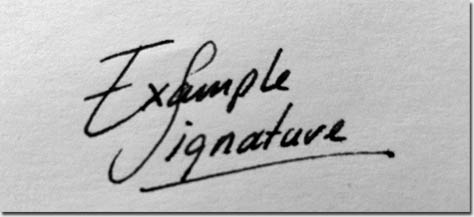
#> input picture signature_sketch.jpg, 474 x 217 px
$ python preprocess.py
#> lines starting #> are read from the running program, lines starting #| are printed output that depends on the picture; after the words box and inside, x2 and y2 are one past the last pixel; in counts of white or black regions, pixels touching at a corner belong together
"""

Pre-Processing
Uses: CV2
Classical filters

"""

import cv2
import numpy as np

#Parameters

IMAGE_FILE = 'signature_sketch.jpg'

SIGNATURE_CROP = [0,0,210,460] #Temporary values
MEDIANBLUR_KERNEL_SIZE = 3
NORMALIZED_X, NORMALIZED_Y = 200, 100

#Load Image

img = cv2.imread(IMAGE_FILE, 0)
#> img is the input picture: shape (217, 474); min 0, max 242, mean 185.4
print("Size: ", img.shape)
#| Size:  (217, 474)
img = img[SIGNATURE_CROP[0]:SIGNATURE_CROP[2], SIGNATURE_CROP[1]:SIGNATURE_CROP[3]]
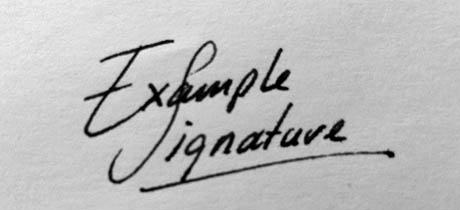
#> img: shape (210, 460); min 0, max 242, mean 186.8
scale_x = SIGNATURE_CROP[3] - SIGNATURE_CROP[1]
scale_y = SIGNATURE_CROP[2] - SIGNATURE_CROP[0]

#Filtering:

#Noise Reduction
median_blurred_img = cv2.medianBlur(img, MEDIANBLUR_KERNEL_SIZE)

#Background Elimination
ret, bg_eliminated_img = cv2.threshold(median_blurred_img, 127, 255, cv2.THRESH_BINARY)
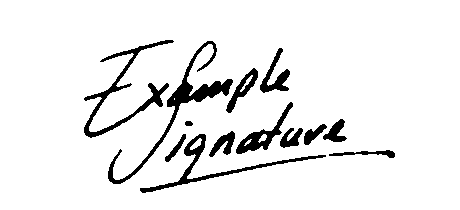
#> bg_eliminated_img: shape (210, 460); 92.7% white; 13 black regions

#Bounding Box
img_contours, hierarchy = cv2.findContours(bg_eliminated_img,cv2.RETR_LIST,cv2.CHAIN_APPROX_SIMPLE)
#> img_contours = 19 contours, 2 with area under 20; largest, box (x1, y1, x2, y2) and area: (0, 0, 460, 210) 95931, (107, 40, 234, 185) 1936, (83, 39, 175, 139) 1598, (139, 133, 327, 194) 1352, (235, 101, 294, 155) 814

x2=0
y2=0
x1 = scale_x
y1 = scale_y
print(scale_x, scale_y, "DEBUG")
for cnt_temp in img_contours[:-1]:
	x,y,w,h = cv2.boundingRect(cnt_temp)
	x1 = min(x1, x)
	y1 = min(y1, y)
	x2 = max(x2, x+w)
	y2 = max(y2, y+h)
#> this loop made 18 passes
#> (x, y, w, h, x1, y1, y2) on passes 1 to 12: (328, 149, 68, 10, 328, 149, 159), (244, 139, 8, 7, 244, 139, 159), (190, 138, 12, 12, 190, 138, 159), (258, 134, 9, 9, 190, 134, 159), (139, 133, 188, 61, 139, 133, 194), (164, 133, 23, 30, 139, 133, 194), (208, 130, 28, 28, 139, 130, 194), (279, 127, 25, 22, 139, 127, 194), (303, 123, 25, 23, 139, 123, 194), (184, 120, 10, 7, 139, 120, 194), (322, 118, 26, 25, 139, 118, 194), (235, 101, 59, 54, 139, 101, 194)
#> (cnt_temp, x, y, w, h, x1, y1, y2) on pass 13: ([[174, 98], [174, 99]], 174, 98, 1, 2, 139, 98, 194)
	#cv2.rectangle(bg_eliminated_img,(x,y),(x+w,y+h),(0,255,0))

print(x1, y1, x2, y2)
#| 83 39 396 194
cv2.rectangle(bg_eliminated_img,(x1,y1),(x2,y2),(0,255,0))
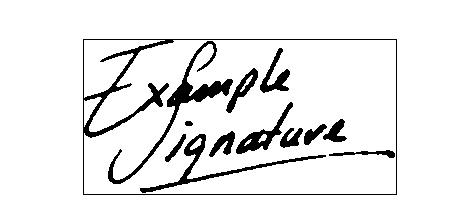
#> bg_eliminated_img: shape (210, 460); 91.7% white; 13 black regions, largest, box (x1, y1, x2, y2) and area: (83, 39, 397, 195) 2253, (108, 41, 233, 184) 1658, (140, 134, 326, 193) 1048

#Scale Normalization
scale_normalized_img = cv2.resize(bg_eliminated_img[y1:y2, x1:x2], (NORMALIZED_X,NORMALIZED_Y))
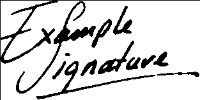
#> scale_normalized_img: shape (100, 200); min 0, max 255, mean 215.3

#Display
cv2.imshow('image',img)
cv2.imshow('im2', scale_normalized_img)
cv2.waitKey(0)
cv2.destroyAllWindows()
